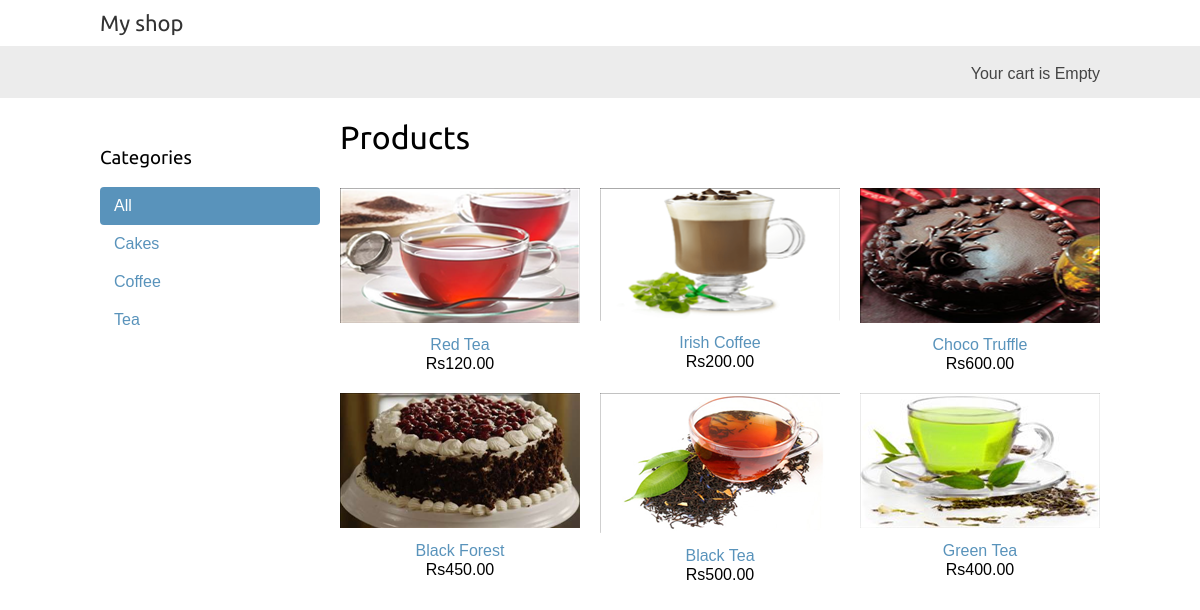
The page / on the database its author committed.
### shop/models.py (models this page shows, shortened)
class Category(models.Model):
	name = models.CharField(max_length = 200, db_index = True)
	slug = models.SlugField(max_length = 200, db_index = True, unique = True)
	class Meta:
		ordering = ('name',)
		verbose_name = 'category'
		verbose_name_plural = 'categories'
	def get_absolute_url(self):
		return reverse('shop:product_list_by_category', args =[self.slug])

class Product(models.Model):
	name = models.CharField(max_length = 200, db_index = True)
	slug = models.SlugField(max_length = 200, db_index = True)
	description = models.TextField(blank = 	True)
	category = models.ForeignKey(Category, related_name = 'products')
	image = models.ImageField(upload_to = 'products/%Y/%m/%d', blank = True)
	price = models.DecimalField(max_digits = 10, decimal_places = 2)
	stock = models.PositiveIntegerField(blank = True)
	available = models.BooleanField(default = True)
	created = models.DateTimeField(auto_now_add = True)
	updated = models.DateTimeField(auto_now = True)
	class Meta:
		ordering = ('-created',)
		index_together = (('id','slug'),)
	def get_absolute_url(self):
		return reverse('shop:product_detail', args =[self.id, self.slug])

### shop/views.py (the view)
# urls.py: url(r'^$', views.product_list, name = 'product_list'),
def product_list(request, category_slug = None):
	category = None
	categories = Category.objects.all()
	products = Product.objects.filter(available = True)
	if category_slug:
		category = get_object_or_404(Category, slug=category_slug)
		products = products.filter(category = category)
	return render(request, 'shop/product/list.html', {'category': category,
													   'categories':categories,
													   	'products':products})

### cart/cart.py (called while the page is built)
	def __len__(self):
		return sum(item['quantity'] for item in self.cart.values())

### cart/context_processors.py (called while the page is built)
def cart(request):
	return{'cart':Cart(request)}

### shop/templates/shop/product/list.html (shortened to what this page needs)
{% extends "shop/base.html" %}
{% load static %}
{% block content %}
    <div id="sidebar">
        <h3>Categories</h3>
        <ul>
            <li {% if not category %}class="selected"{% endif %}>
                <a href="{% url "shop:product_list" %}">All</a>
            </li>
        {% for c in categories %}
            <li {% if category.slug == c.slug %}class="selected"{% endif %}>
                <a href="{{ c.get_absolute_url }}">{{ c.name }}</a>
            </li>
        {% endfor %}
        </ul>
    </div>
    <div id="main" class="product-list">
        <h1>{% if category %}{{ category.name }}{% else %}Products{% endif %}</h1>
        {% for product in products %}
            <div class="item">
                <a href="{{ product.get_absolute_url }}">
                    <img src="{% if product.image %}{{ product.image.url }}{% else %}{% static "img/no_image.png" %}{% endif %}">
                </a>
                <a href="{{ product.get_absolute_url }}">{{ product.name }}</a><br>
                Rs{{ product.price }}
            </div>
        {% endfor %}
    </div>
{% endblock %}

### shop/templates/shop/base.html (shortened to what this page needs)
{% load static %}
<!DOCTYPE html>
<html>
<head>
	<link href = "{% static "css/base.css" %}" rel = "stylesheet">
	</head>
<body>
	<div id="header">
		<a href="/" class="logo">My shop</a>
</div>
	<div id = "subheader">
		<div class = "cart">
			{% with total_items=cart|length  %}
			{% if cart|length > 0%}
			Your cart:
			<a href = "{% url "cart:cart_detail" %}">
				{{ total_items }} item{{ total_items|pluralize }},
				Rs{{ cart.get_total_price }}
			</a>
			{% else %}
			Your cart is Empty
			{% endif %}
			{% endwith %}
		</div>
	</div>
	<div>
	<div id = "content">
		{% block content%}
		{% endblock %}
	</div>
</body>
</html>

### shop/static/css/base.css (style rules this page uses)
body { margin:0; padding:0; font-family:helvetica, sans-serif; }
h1, h2, h3, h4, h5 , h6 { font-family: 'Ubuntu', sans-serif; font-weight:normal; }
a { text-decoration:none; color:#5993bb; }
#header { padding:10px 100px; font-size:18px; overflow:auto; }
#subheader { background:#ececec; color:#444; padding:15px 100px; overflow:auto; }
#header .logo { font-family: 'Ubuntu', sans-serif; float:left; color:#333; font-size:22px; margin-right:10%; }
#subheader .cart { float:right; padding-top:4px; }
#content { padding:0 100px; overflow:hidden; }
#sidebar { width:220px; padding:30px 20px 0 0; float:left; }
#sidebar ul { margin:0; padding:0; }
#sidebar ul li { margin:0; list-style:none; padding:10px 14px; }
#sidebar ul li a { display:block; }
#sidebar ul li.selected { background:#5993bb; border-radius:4px; }
#sidebar ul li.selected a { color:#fff; }
#main { float:left; width: 96%; margin-right:-220px; overflow:hidden; }
.product-list .item { width:25%; padding:10px 20px 10px 0; float:left; text-align:center; line-height:1.2; }
.product-list .item img { width:100%; margin-bottom:8px; }

### rows shown on the page
Category: name "Cakes"
Category: name "Coffee"
Category: name "Tea"
Product: image (picture), name "Red Tea", price "120.00"
Product: image (picture), name "Irish Coffee", price "200.00"
Product: image (picture), name "Choco Truffle", price "600.00"
Product: image (picture), name "Black Forest", price "450.00"
Product: image (picture), name "Black Tea", price "500.00"
Product: image (picture), name "Green Tea", price "400.00"
